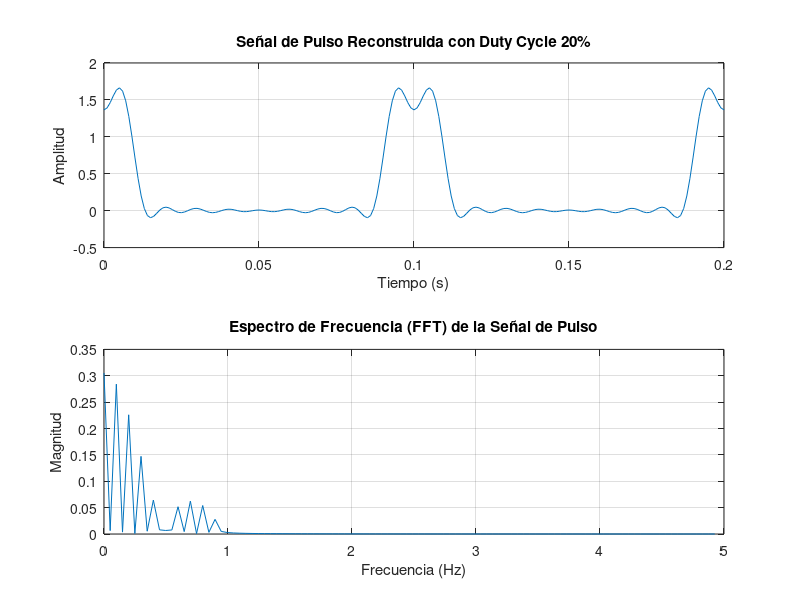

This figure's MATLAB source:
% Definir parámetros de la señal
T = 0.1;  % Periodo de la señal (en segundos)
f = 1/T;  % Frecuencia fundamental (en Hz)

% Amplitudes de los armónicos proporcionadas
A0 = 0.3;   % Armónico 0 (componente DC)
A1 = 0.56;  % Armónico 1
A2 = 0.45;  % Armónico 2
A3 = 0.3;   % Armónico 3
A4 = 0.14;  % Armónico 4
A5 = 0;     % Armónico 5
A6 = -0.093;% Armónico 6
A7 = -0.12; % Armónico 7
A8 = -0.11; % Armónico 8
A9 = -0.062;% Armónico 9

% Definir el tiempo
t = 0:T/100:2*T;  % 2 períodos de la señal con 100 muestras por período

% Reconstrucción de la señal de pulso con los armónicos y usando coseno
V0 = A0;                   % Armónico 0 (componente DC)
V1 = A1 * cos(2 * pi * f * t);           % Armónico 1
V2 = A2 * cos(2 * pi * 2 * f * t);       % Armónico 2
V3 = A3 * cos(2 * pi * 3 * f * t);       % Armónico 3
V4 = A4 * cos(2 * pi * 4 * f * t);       % Armónico 4
V5 = A5 * cos(2 * pi * 5 * f * t);       % Armónico 5
V6 = A6 * cos(2 * pi * 6 * f * t);       % Armónico 6
V7 = A7 * cos(2 * pi * 7 * f * t);       % Armónico 7
V8 = A8 * cos(2 * pi * 8 * f * t);       % Armónico 8
V9 = A9 * cos(2 * pi * 9 * f * t);       % Armónico 9

% Señal reconstruida sumando todos los armónicos
V_pulse_20 = V0 + V1 + V2 + V3 + V4 + V5 + V6 + V7 + V8 + V9;

% Graficar la señal de pulso reconstruida con duty cycle del 20%
figure;
subplot(2,1,1);  % Subgráfico para la señal en el dominio del tiempo
plot(t, V_pulse_20);
title('Señal de Pulso Reconstruida con Duty Cycle 20%');
xlabel('Tiempo (s)');
ylabel('Amplitud');
grid on;

% Aplicar la FFT a la señal
N = length(V_pulse_20);  % Número de puntos en la señal
f_fft = fft(V_pulse_20);  % Calcular la FFT

% Calcular las frecuencias correspondientes
f_rec = (0:N-1)*(1/T)/N;  % Vector de frecuencias

% Magnitud de la FFT
mag_f_fft = abs(f_fft)/N;

% Graficar la FFT en el dominio de la frecuencia
subplot(2,1,2);  % Subgráfico para la FFT
f_half = floor(N/2); % Asegurarse de que N/2 sea un entero
plot(f_rec(1:f_half), mag_f_fft(1:f_half)); % Graficar solo las frecuencias positivas
title('Espectro de Frecuencia (FFT) de la Señal de Pulso');
xlabel('Frecuencia (Hz)');
ylabel('Magnitud');
grid on;


